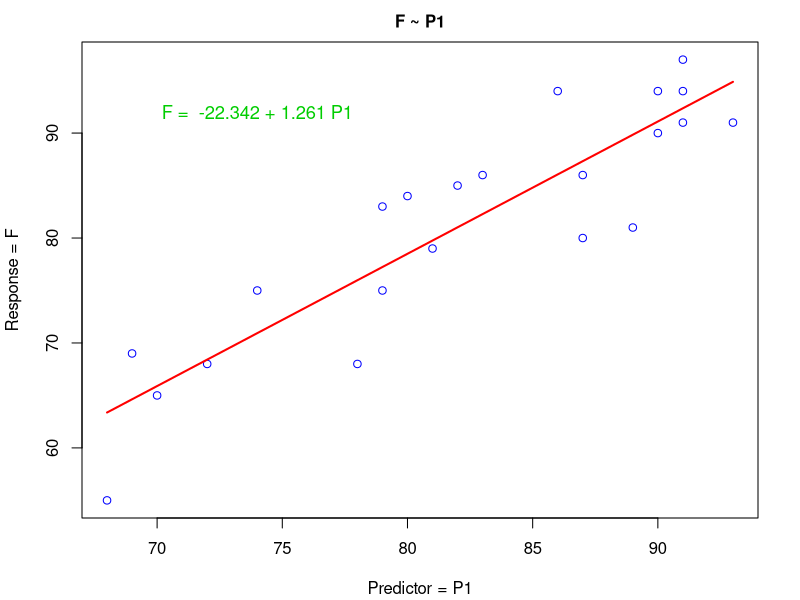
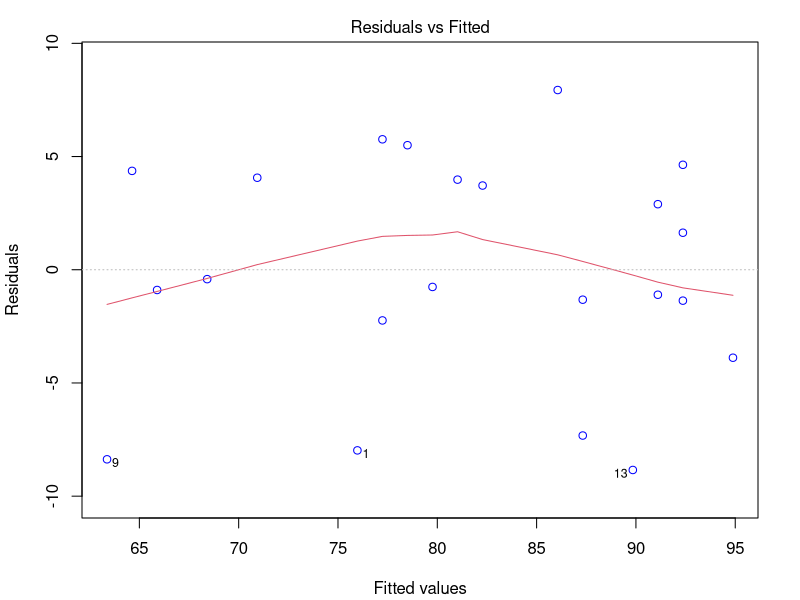
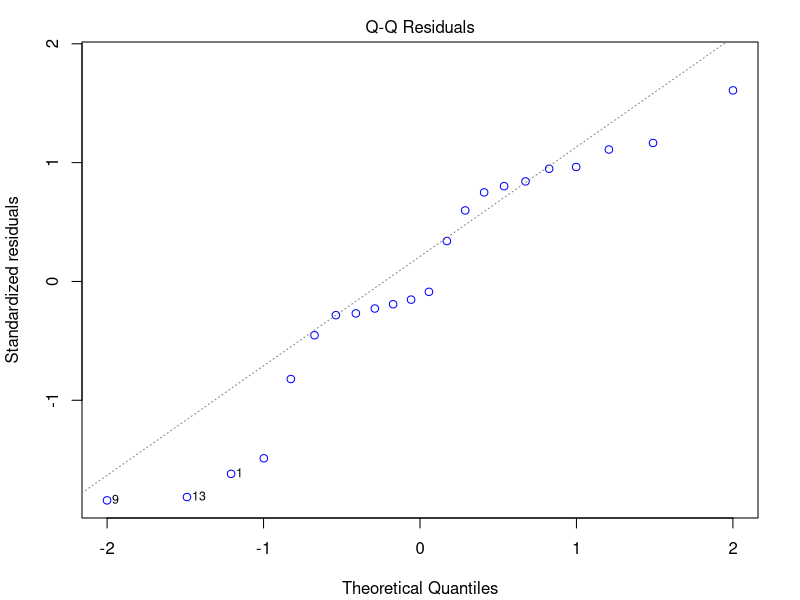
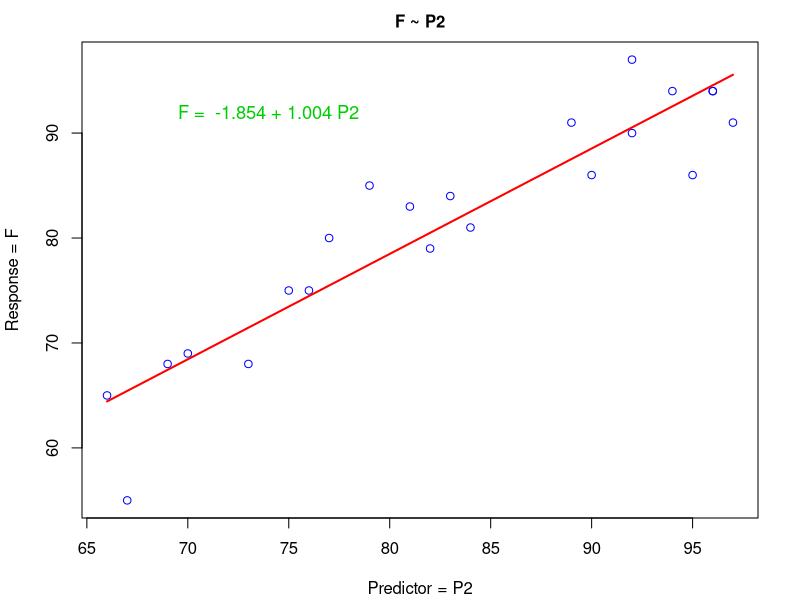
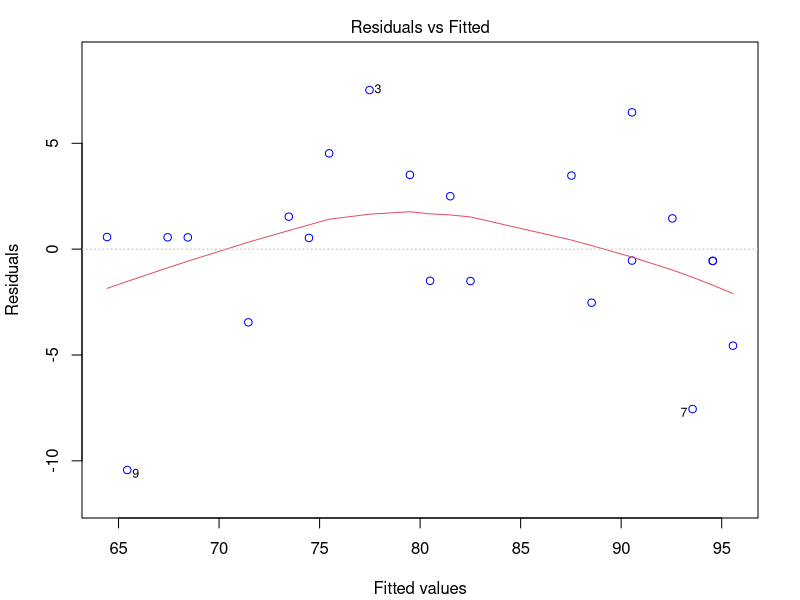
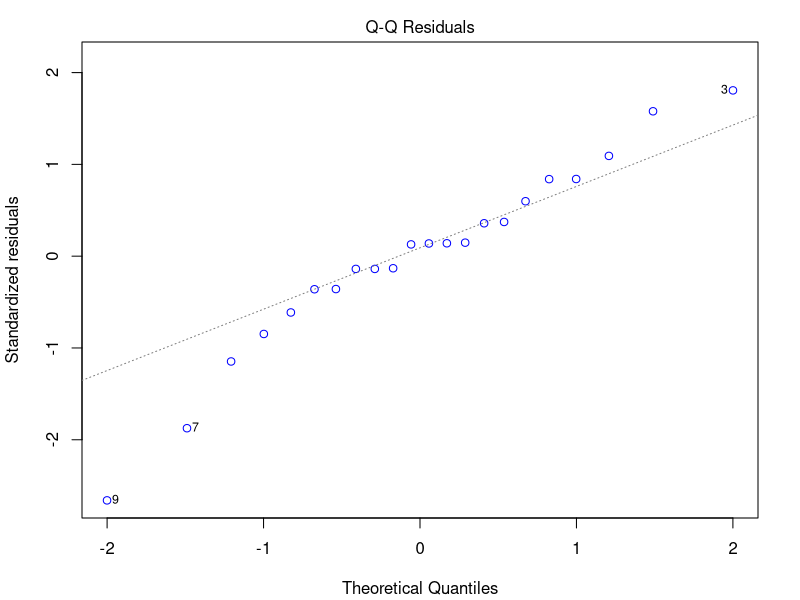
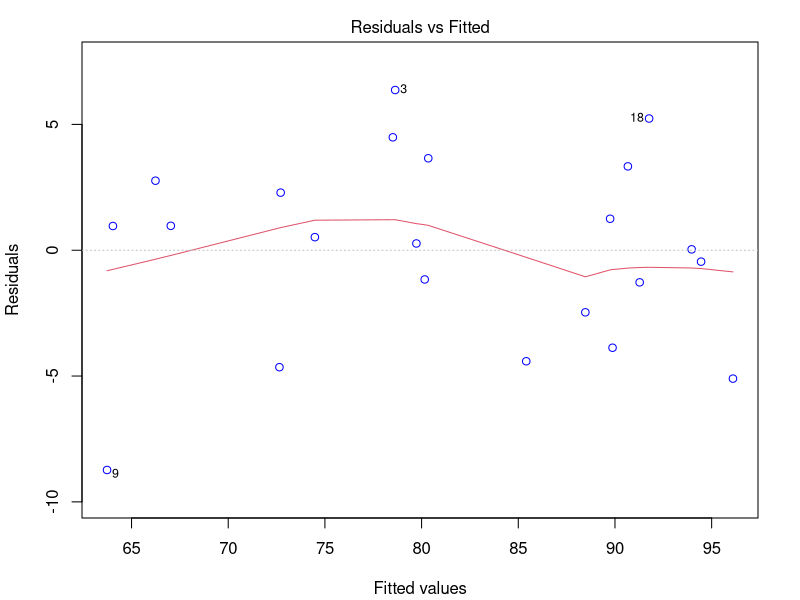
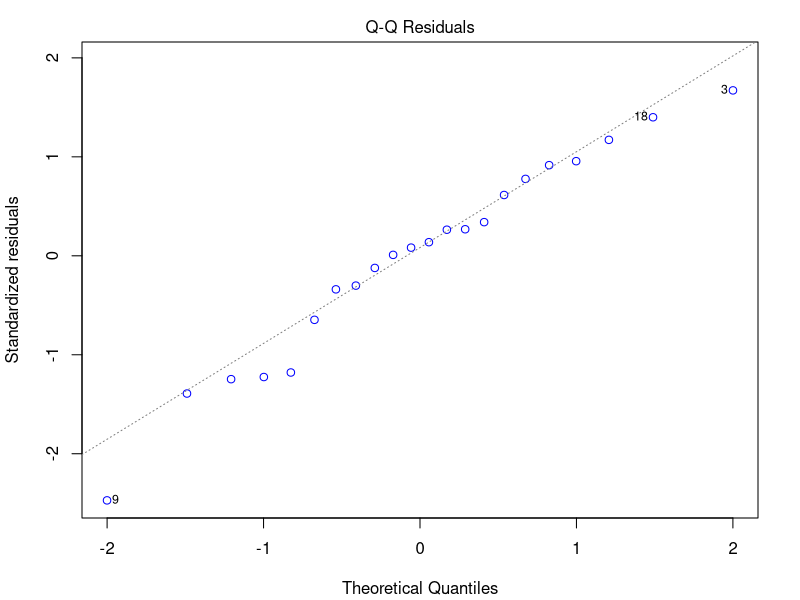

The R source for these figures, in order:
## ---- chunk 1
knitr::opts_chunk$set(comment = "")
## ---- chunk 2
library(tidyverse)
## ---- chunk 3
ExamData <- read_tsv("Table3.10.txt")
head(ExamData, 5)
## ---- chunk 4
Model1fit <- lm(`F` ~ P1, data = ExamData)
Model1 <- summary(Model1fit)
## ---- chunk 5
par(mar = c(4.1, 4.1, 2.1, 2.1))
plot(x = ExamData$P1, y = ExamData$F, col = "blue", 
     main = "F ~ P1", xlab = "Predictor = P1", ylab = "Response = F", cex.main = 1)
lines(x = ExamData$P1, y = Model1fit$fitted.values, col = "red", lwd = 2)
text(74, 92, col = "green3", cex = 1.1, 
     paste("F = ", round(coefficients(Model1fit)[[1]],3), "+", round(coefficients(Model1fit)[[2]],3), "P1"))
## ---- chunk 6
par(mar = c(4.1, 4.1, 2.1, 2.1))
plot(Model1fit, which = 1, col = "blue")
## ---- chunk 7
par(mar = c(4.1, 4.1, 2.1, 2.1))
plot(Model1fit, which = 2, col = "blue")
## ---- chunk 8
Model2fit <- lm(F ~ P2, data = ExamData)
Model2 <- summary(Model2fit)
## ---- chunk 9
# Model2fit$fitted.values
## ---- chunk 10
par(mar = c(4.1, 4.1, 2.1, 2.1))
plot(x = ExamData$P2, y = ExamData$F, col = "blue", 
     main = "F ~ P2", xlab = "Predictor = P2", ylab = "Response = F", cex.main = 1)
lines(x = ExamData$P2, y = Model2fit$fitted.values, col = "red", lwd = 2)
text(74, 92, col = "green3", cex = 1.1, 
     paste("F = ", round(coefficients(Model2fit)[[1]],3), "+", round(coefficients(Model2fit)[[2]],3), "P2"))
## ---- chunk 11
par(mar = c(4.1, 4.1, 2.1, 2.1))
plot(Model2fit, which = 1, col = "blue")
## ---- chunk 12
par(mar = c(4.1, 4.1, 2.1, 2.1))
plot(Model2fit, which = 2, col = "blue")
## ---- chunk 13
FullModelFit <- lm(`F` ~ P1 + P2, data = ExamData)
FullModel <- summary(FullModelFit)
## ---- chunk 14
# FullModelFit$fitted.values
## ---- chunk 15
par(mar = c(4.1, 4.1, 2.1, 2.1))
plot(FullModelFit, which = 1, col = c("blue"))
## ---- chunk 16
par(mar = c(4.1, 4.1, 2.1, 2.1))
plot(FullModelFit, which = 2, col = "blue")
## ---- chunk 17
Table6.2 <- read_tsv("Table6.2.txt")
head(Table6.2, 5)
## ---- chunk 18
Model1Fit <- lm(N_t ~ t, data = Table6.2)
Model1 <- summary(Model1Fit)
Fits <- Model1Fit$fitted.values
## ---- chunk 19
par(mar = c(4.1, 4.1, 2.1, 2.1))
plot(x = Table6.2$t, y = Table6.2$N_t, col = "blue", 
     main = "Fitted Line", xlab = "t", ylab = "N_t", cex.main = 1)
lines(x = Table6.2$t, y = Fits, col = "red", lwd = 1)
text(10, 300, cex = 1.1, col = "purple",
     paste("N_t = ", round(coefficients(Model1Fit)[[1]],3), "+ ", round(coefficients(Model1Fit)[[2]],3), "t"))
## ---- chunk 20
par(mar = c(4.1, 4.1, 2.1, 2.1))
plot(Model1Fit, which = 1, col = "blue")
## ---- chunk 21
y <- log(Table6.2$N_t)
x <- Table6.2$t
## ---- chunk 22
LogModelFit <- lm(y ~ x)
LogModel <- summary(LogModelFit)
LogFits <- LogModelFit$fitted.values
## ---- chunk 23
par(mar = c(4.1, 4.1, 2.1, 2.1))
plot(x, y, col = "blue", 
     main = "Fitted Line", xlab = "t", ylab = "log (N_t)", cex.main = 1)
lines(x, y = LogFits, col = "red", lwd = 1)
text(9.8, 5.6, cex = 1, col = "purple",
     paste("Regression Equation:  log (N_t) =", 
           round(coefficients(LogModelFit)[[1]],3), "-", abs(round(coefficients(LogModelFit)[[2]],3)), "t"))
## ---- chunk 24
par(mar = c(4.1, 4.1, 2.1, 2.1))
plot(LogModelFit, which = 1, col = "blue")
## ---- chunk 25
Table6.6 <- read_tsv("Table6.6.txt")
## ---- chunk 26
head(Table6.6, 5)
## ---- chunk 27
ModelYNFit <- lm(Y ~ N, data = Table6.6)
ModelYN <- summary(ModelYNFit)
FitsYN <- ModelYNFit$fitted.values
## ---- chunk 28
par(mar = c(4.1, 4.1, 2.1, 2.1))
plot(x = Table6.6$N, y = Table6.6$Y, col = "blue",
     main = "Fitted Line", xlab = "N", ylab = "Y", cex.main = 1)
lines(x = Table6.6$N, y = FitsYN, col = "red", lwd = 1)
text(0.125, 17.25, col = "purple",
     paste("Y =", round(coefficients(ModelYNFit)[[1]],3), "+", round(coefficients(ModelYNFit)[[2]],3), "N"))
## ---- chunk 29
par(mar = c(4.1, 4.1, 2.1, 2.1))
plot(ModelYNFit, which = 1, col = c("blue"))
## ---- chunk 30
XN <- Table6.6$N
YY <- sqrt(Table6.6$Y)
## ---- chunk 31
SqrtModelFitYN <- lm(YY ~ XN)
SqrtModelYN <- summary(SqrtModelFitYN)
SqrtFitsYN <- SqrtModelFitYN$fitted.values
## ---- chunk 32
par(mar = c(4.1, 4.1, 2.1, 2.1))
plot(XN, YY, col = "blue", 
     main = "Fitted Line", xlab = "N", ylab = "sqrt (Y)", cex.main = 1)
lines(XN, SqrtFitsYN, col = "red", lwd = 1)
text(0.125, 4.1, col = "purple",
     paste("Regression Equation:  sqrt (Y) =", 
           round(coefficients(SqrtModelFitYN)[[1]],3), "+", round(coefficients(SqrtModelFitYN)[[2]],3), "N"))
## ---- chunk 33
par(mar = c(4.1, 4.1, 2.1, 2.1))
plot(SqrtModelFitYN, which = 1, col = "blue")
## ---- chunk 34
Table6.9 <- read_tsv("Table6.9.txt")
## ---- chunk 35
w <- 1 / (Table6.9$X)^2
FitWLS <- lm(Y ~ X, data = Table6.9, weights = 1 / X^2)
FitWLS_Model <- summary(FitWLS)
WLS_Fits <- FitWLS$fitted.values
FitWLS_Model$coefficients
## ---- chunk 36
Ynew = Table6.9$Y / Table6.9$X
Xnew = 1 / Table6.9$X
## ---- chunk 37
FitOLS <- lm(Ynew ~ Xnew)
FitOLS_Model <- summary(FitOLS)
OLS_Fits <- FitOLS$fitted.values
FitOLS_Model$coefficients
## ---- chunk 38
par(mfrow = c(1, 2), mar = c(5.1, 4.1, 2.1, 0.5))

plot(FitWLS$fitted.values, rstandard(FitWLS), col = "blue", #xaxt = "none",
     xlab = "", ylab = "", main = "WLS")
# axis(1, seq(250, 1650, 250))
mtext(side=1, line = 2.5, "Fitted Values")
mtext(side=2, line = 2.5, "Residual")

plot(FitOLS$fitted.values * Table6.9$X, rstandard(FitOLS), col = "blue", 
     xlab = "", ylab = "", main = "Transformed OLS")
mtext(side=1, line = 2.5, "Fitted Values")
mtext(side=2, line = 2.5, "Residual")
## ---- chunk 39
# par(mfrow = c(1, 2), mar = c(5.1, 4.1, 2.1, 0.5))
# # 
# plot(FitWLS$fitted.values, rstandard(FitWLS), col = "blue", #xaxt = "none",
#      xlab = "", ylab = "", main = "WLS")
# # axis(1, seq(250, 1650, 250))
# mtext(side=1, line = 2.5, "Fitted Values")
# mtext(side=2, line = 2.5, "Residual")
# 
# plot(FitOLS$fitted.values * Table6.9$X, rstandard(FitOLS), col = "blue",
#      xlab = "", ylab = "", main = "Transformed OLS")
# mtext(side=1, line = 2.5, "Fitted Values")
# mtext(side=2, line = 2.5, "Residual")
## ---- chunk 40
# plot(Table6.9$X, Table6.9$Y, col = "blue",
#      xlab = "", ylab = "", main = "WLS")
# abline(FitWLS$coefficients, col = "red")
## ---- chunk 41
Fit5OLS <- lm(Y ~ X, data = Table6.9)
Fit5OLS_Model <- summary(Fit5OLS)
OLS5_Fits <- Fit5OLS$fitted.values
Fit5OLS_Model
## ---- chunk 42
meanX <- mean(Table6.9$X)
meanY <- mean(Table6.9$Y)
## ---- chunk 43
B1 <- sum((Table6.9$X - meanX) * (Table6.9$Y - meanY)) / sum((Table6.9$X - meanX)^2)
noquote(paste("B1_ols =", round(B1,4)))

B0 <- meanY - B1 * meanX
noquote(paste("B0_ols =", round(B0,4)))
## ---- chunk 44
sigmaOLS <- Fit5OLS_Model$sigma

VarB1 <- sigmaOLS^2 / sum((Table6.9$X - meanX)^2)
noquote(paste("Var(B1_ols) =", round(VarB1,6)))

VarB0 <- sigmaOLS^2 * ( (1 / length(Table6.9$X) ) + (meanX^2 / sum((Table6.9$X - meanX)^2)) )
noquote(paste("Var(B0_ols) =", round(VarB0,3)))
## ---- chunk 45
tcrit <- 1.70814

lwB1 <- B1 - (tcrit * sqrt(VarB1))
upB1 <- B1 + (tcrit * sqrt(VarB1))
noquote(paste("95% C.I. B1_ols: (", round(lwB1,3), ", ", round(upB1,3), ")"))

lwB0 <- B0 - (tcrit * sqrt(VarB0))
upB0 <- B0 + (tcrit * sqrt(VarB0))
noquote(paste("95% C.I. B0_ols: (", round(lwB0,3), ", ", round(upB0,3), ")"))
## ---- chunk 46
FitWLS_Model
## ---- chunk 47
w <- 1 / (Table6.9$X)^2
meanXw <- sum(w * Table6.9$X) / sum(w)
meanYw <- sum(w * Table6.9$Y) / sum(w) 
## ---- chunk 48
B1w <- sum(w * (Table6.9$X - meanXw) * (Table6.9$Y - meanYw)) / sum(w * (Table6.9$X - meanXw)^2)
noquote(paste("B1_wls =", round(B1w, 5)))

B0w <- meanYw - B1w * meanXw
noquote(paste("B0_wls =", round(B0w, 4)))
## ---- chunk 49
sigmaWLS <- FitWLS_Model$sigma

VarB1w <- sigmaWLS^2 / sum(w * (Table6.9$X - meanXw)^2)
noquote(paste("Var(B1_wls) =", round(VarB1w,8)))

VarB0w <- sigmaWLS^2 * ( (1 / sum(w)) + (meanXw^2 / sum(w * (Table6.9$X - meanXw)^2)) )
noquote(paste("Var(B0_wls) =", round(VarB0w,3)))
## ---- chunk 50
tcrit <- 1.70814

lwB1w <- B1w - (tcrit * sqrt(VarB1w))
upB1w <- B1w + (tcrit * sqrt(VarB1w))
noquote(paste("95% C.I. B1_wls: (", round(lwB1w,3), ", ", round(upB1w,3), ")"))

lwB0w <- B0w - (tcrit * sqrt(VarB0w))
upB0w <- B0w + (tcrit * sqrt(VarB0w))
noquote(paste("95% C.I. B0_wls: (", round(lwB0w,3), ", ", round(upB0w,3), ")"))
